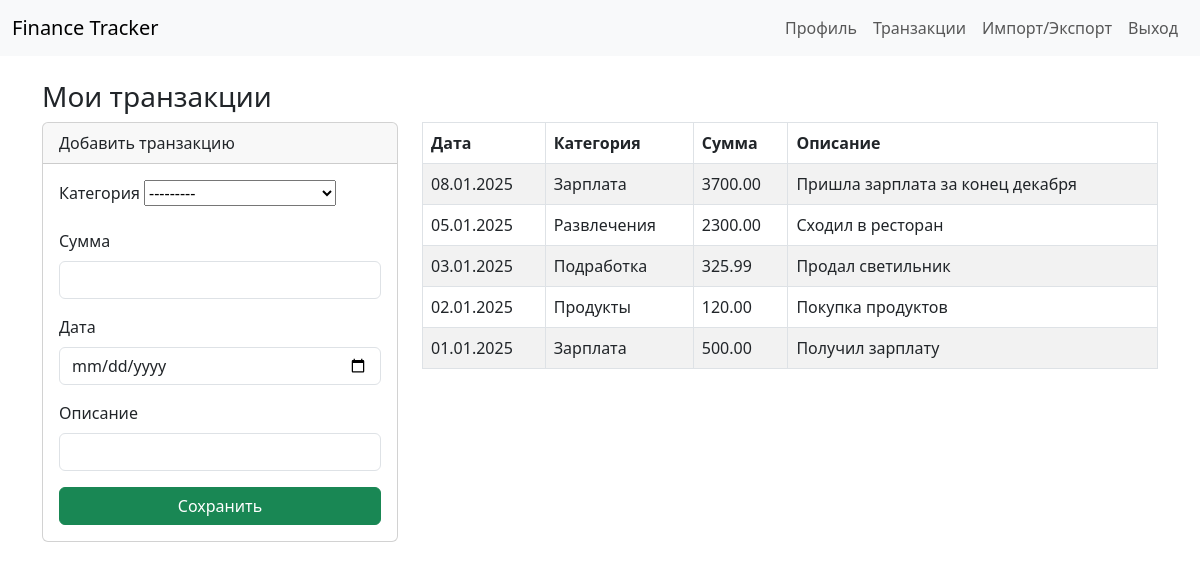
Page /transactions/ (signed in) on the committed database.
### finance_app/models.py (models this page shows, shortened)
class Transaction(models.Model):
    user = models.ForeignKey(User, on_delete=models.CASCADE)
    category = models.ForeignKey(Category, on_delete=models.PROTECT)
    amount = models.DecimalField(max_digits=10, decimal_places=2)
    date = models.DateField()
    description = models.CharField(max_length=255, blank=True, null=True)
    created_at = models.DateTimeField(auto_now_add=True)

class Category(models.Model):
    INCOME = 'income'
    EXPENSE = 'expense'
    CATEGORY_TYPES = [
        (INCOME, 'Доход'),
        (EXPENSE, 'Расход'),
    ]
    name = models.CharField(max_length=100)
    category_type = models.CharField(max_length=7, choices=CATEGORY_TYPES)
    def __str__(self):
        return f"{self.name} ({self.get_category_type_display()})"

### finance_app/views.py (the view)
# urls.py: path('transactions/', transaction_list_view, name='transaction_list'),
@login_required
def transaction_list_view(request):
    transactions = Transaction.objects.filter(user=request.user).order_by('-date')
    if request.method == 'POST':
        form = TransactionForm(request.POST)
        if form.is_valid():
            new_tx = form.save(commit=False)
            new_tx.user = request.user
            new_tx.save()
            messages.success(request, "Транзакция успешно добавлена.")
            return redirect('transaction_list')  # после добавления обновим страницу
    else:
        form = TransactionForm()
    context = {
        'transactions': transactions,
        'form': form
    }
    return render(request, 'transaction_list.html', context)

### finance_app/forms.py
class TransactionForm(forms.ModelForm):
    class Meta:
        model = Transaction
        fields = ['category', 'amount', 'date', 'description']
        labels = {
            'category': 'Категория',
            'amount': 'Сумма',
            'date': 'Дата',
            'description': 'Описание',
        }
        widgets = {
            'date': forms.DateInput(attrs={
                'type': 'date',
                'class': 'form-control'
            }),
            'description': forms.TextInput(attrs={
                'class': 'form-control'
            }),
            'amount': forms.NumberInput(attrs={
                'class': 'form-control',
                'step': '0.01'
            }),
        }

### finance_app/templates/transaction_list.html (shortened to what this page needs)
{% extends 'base.html' %}
{% load static %}
{% block content %}
<h3>Мои транзакции</h3>
<div class="row">
    <div class="col-md-4 mb-3">
        <div class="card">
            <div class="card-header">
                Добавить транзакцию
            </div>
            <div class="card-body">
                <form method="post" novalidate>
                    <div class="mb-3">
                        <label class="form-label">{{ form.category.label }}</label>
                        {{ form.category }}
                    </div>
                    <div class="mb-3">
                        <label class="form-label">{{ form.amount.label }}</label>
                        {{ form.amount }}
                    </div>
                    <div class="mb-3">
                        <label class="form-label">{{ form.date.label }}</label>
                        {{ form.date }}
                    </div>
                    <div class="mb-3">
                        <label class="form-label">{{ form.description.label }}</label>
                        {{ form.description }}
                    </div>
                    <button type="submit" class="btn btn-success w-100">Сохранить</button>
                </form>
            </div>
        </div>
    </div>
    <div class="col-md-8">
        <table class="table table-bordered table-striped">
            <thead>
                <tr>
                    <th>Дата</th>
                    <th>Категория</th>
                    <th>Сумма</th>
                    <th>Описание</th>
                </tr>
            </thead>
            <tbody>
            {% for tx in transactions %}
                <tr>
                    <td>{{ tx.date|date:"d.m.Y" }}</td>
                    <td>{{ tx.category.name }}</td>
                    <td>{{ tx.amount }}</td>
                    <td>{{ tx.description }}</td>
                </tr>
            {% endfor %}
            </tbody>
        </table>
    </div>
</div>
{% endblock %}

### finance_app/templates/base.html (shortened to what this page needs)
<!DOCTYPE html>
<html lang="ru">
<head>
    <link
       rel="stylesheet"
       href="https://cdn.jsdelivr.net/npm/bootstrap@5.3.0/dist/css/bootstrap.min.css"
    >
</head>
<body>
<nav class="navbar navbar-expand-lg navbar-light bg-light">
  <div class="container-fluid">
    <a class="navbar-brand" href="{% url 'index' %}">Finance Tracker</a>
    <div class="collapse navbar-collapse" id="navbarNav">
      <ul class="navbar-nav ms-auto">
        {% if user.is_authenticated %}
          <li class="nav-item">
            <a class="nav-link" href="{% url 'profile' %}">Профиль</a>
          </li>
          <li class="nav-item">
            <a class="nav-link" href="{% url 'transaction_list' %}">Транзакции</a>
          </li>
          <li class="nav-item">
            <a class="nav-link" href="{% url 'import_export' %}">Импорт/Экспорт</a>
          </li>
          <li class="nav-item">
            <form id="logout-form" action="{% url 'logout' %}" method="post" style="display: inline;">
                <button type="submit" class="nav-link btn btn-link" style="display: inline; padding-right:10px; border:none; background:none;">
                    Выход</button>
              </form>
          </li>
        {% else %}
          <li class="nav-item">
            <a class="nav-link" href="{% url 'login' %}">Войти</a>
          </li>
        {% endif %}
      </ul>
    </div>
  </div>
</nav>
<div class="container mt-4">
    {% block content %}
    {% endblock %}
</div>
</body>
</html>

### rows in the picture
Transaction: date "08.01.2025", category.name "Зарплата", amount "3700.00", description "Пришла зарплата за конец декабря"
Transaction: date "05.01.2025", category.name "Развлечения", amount "2300.00", description "Сходил в ресторан"
Transaction: date "03.01.2025", category.name "Подработка", amount "325.99", description "Продал светильник"
Transaction: date "02.01.2025", category.name "Продукты", amount "120.00", description "Покупка продуктов"
Transaction: date "01.01.2025", category.name "Зарплата", amount "500.00", description "Получил зарплату"
